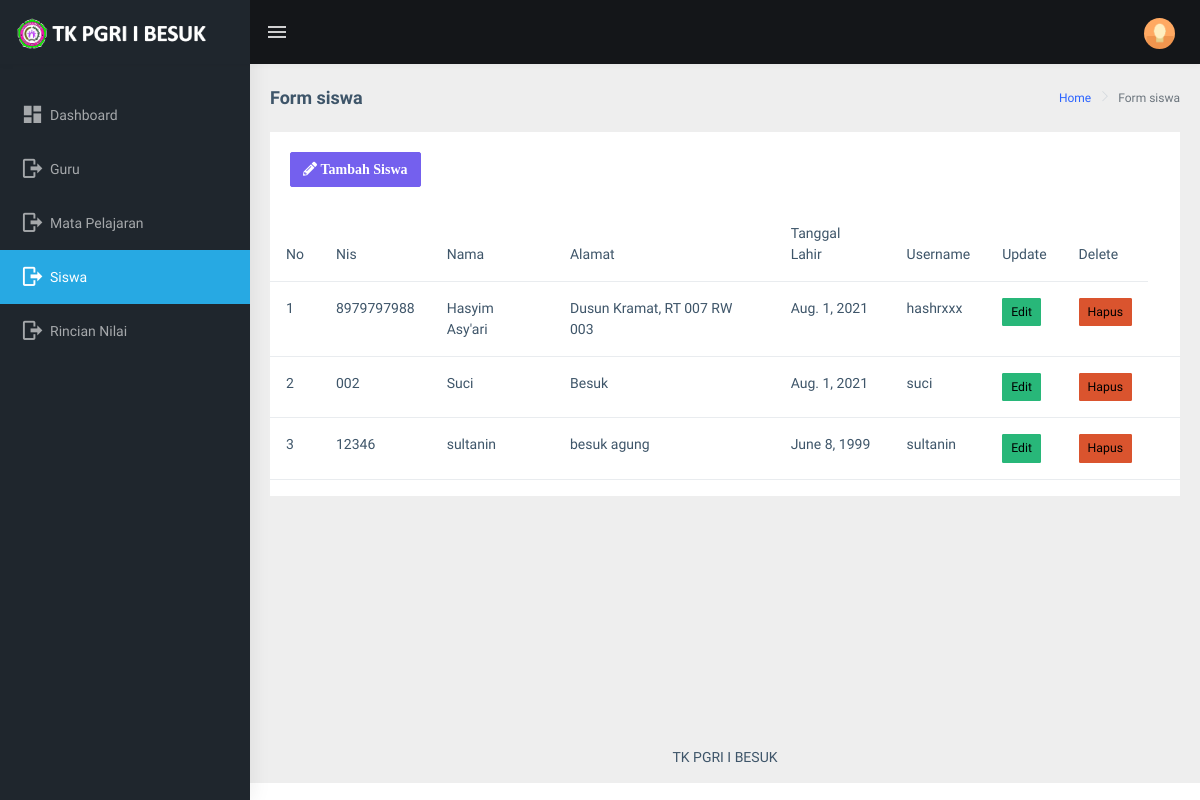
/siswa/ (signed in), run on an earlier commit of the app's database.
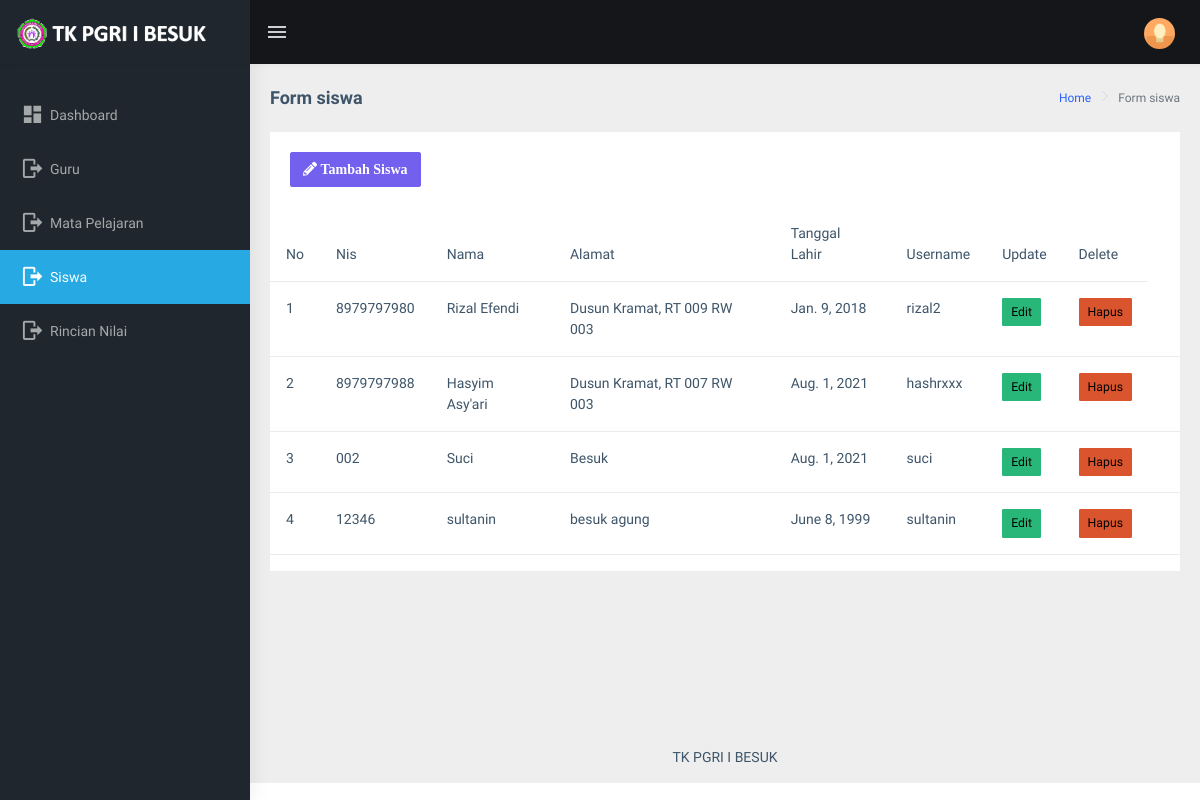
And on a later commit of the database.
### digital/models.py (models this page shows, shortened)
class Siswa(models.Model):
    nis = models.CharField(max_length=200, unique =True, null=True)
    nama = models.CharField(max_length=200, blank=True, null=True)
    alamat = models.CharField(max_length=200, blank=True, null=True)
    tgl_lahir = models.DateField(auto_now=False, auto_now_add=False)
    wali_kelas = models.ForeignKey(Guru, blank=True, null=True, on_delete=models.SET_NULL)
    user = models.OneToOneField(User, blank =True, null=True, on_delete = models.CASCADE)
    class Meta:
        verbose_name_plural = "Siswa"

### digital/decorators.py (the view)
        def perubahan_halaman(request, *args, **kwargs):
            group = None
            if request.user.groups.exists():
                group = request.user.groups.all()[0].name
            if group in yang_diizinkan :
                return fungsi_awal(request, *args, **kwargs)
            if group == 'guru':
                return redirect('nilai')
            else:
                return HttpResponse('<h2><center>Anda Tidak Diijinkan Ke Tampilan ini</center></h2>')

### digital/views.py (called while the page is built)
@login_required(login_url='login')
@ijinkan_pengguna(yang_diizinkan=['admin'])
def siswa(request):
    data = Siswa.objects.order_by('-id')
    context ={
        "menu" : 'Form siswa',
        "page" : 'halaman siswa',
        'datasiswa' : data
    }
    return render(request, 'data/formsiswa.html', context)

### digital/templates/data/formsiswa.html
{% extends "base.html" %}
{% load static %}
{% block content %}
        <div class="page-wrapper">
            <div class="page-breadcrumb">
                <div class="row">
                    <div class="col-12 d-flex no-block align-items-center">
                        <h4 class="page-title">{{menu}}</h4>
                        <div class="ms-auto text-end">
                            <nav aria-label="breadcrumb">
                                <ol class="breadcrumb">
                                    <li class="breadcrumb-item"><a href="#">Home</a></li>
                                    <li class="breadcrumb-item active" aria-current="page">{{menu}}</li>
                                </ol>
                            </nav>
                        </div>
                    </div>
                </div>
            </div>
            <div class="container-fluid">
                 <div class="col-12">
                 <div class="card">
                            <div class="card-body">
                            <a href="{% url 'inputsiswa' %}" type="button" class="btn btn-primary"><i class="fas fa-pencil-alt"> Tambah Siswa</i></a>
                            <br/>
                            </div>
                            <table class="table">
                                <thead>
                                    <tr>
                                        <th scope="col">No</th>
                                        <th scope="col">Nis</th>
                                        <th scope="col">Nama</th>
                                        <th scope="col">Alamat</th>
                                        <th scope="col">Tanggal Lahir</th>
                                        <th scope="col">Username</th>
                                        <th scope="col">Update</th>
                                        <th scope="col">Delete</th>
                                    </tr>
                                </thead>
                                <tbody>
                                {% for s in datasiswa %}
                                 <tr>
                                        <td>{{ forloop.counter }}</td>
                                        <td>{{ s.nis }}</td>
                                        <td>{{ s.nama }}</td>
                                        <td>{{ s.alamat }}</td>
                                        <td>{{ s.tgl_lahir }}</td>
                                        <td>{{ s.user }}</td>
                                        <td><a href="{% url 'updatesiswa' s.id %}" class="btn btn-success btn-sm">Edit</a></td>
                                        <td><a href="{% url 'deletesiswa' s.id %}" class="btn btn-danger btn-sm">Hapus</a}</td>
                                        <td></td>
                                    </tr>
                                {% empty %}
                                <tr>
                                    <td colspan="6" align="center"> Data Masih Kosong</td>
                                </tr>
                                {% endfor %}
                                </tbody>
                            </table>
                        </div>
                 </div>
            </div>
{% endblock content %}

### templates/base.html (shortened to what this page needs)
{% load static %}
<!DOCTYPE html>
<html dir="ltr" lang="en">
<head>
    <link href="{% static 'public/assets/libs/flot/css/float-chart.css' %}" rel="stylesheet">
    <link href="{% static 'public/dist/css/style.min.css' %}" rel="stylesheet">
</head>
<body>
    <div id="main-wrapper" data-layout="vertical" data-navbarbg="skin5" data-sidebartype="full"
        data-sidebar-position="absolute" data-header-position="absolute" data-boxed-layout="full">
        <header class="topbar" data-navbarbg="skin5">
            <nav class="navbar top-navbar navbar-expand-md navbar-dark">
                <div class="navbar-header" data-logobg="skin5">
                    <a class="navbar-brand" href="index.html">
                        <span class="mr-2 logo-text">
                            <img src="{% static 'public/assets/images/logo-text.png'%}" width="200px" alt="homepage" class="light-logo" />
                        </span>
                    </a>
                </div>
                <div class="navbar-collapse collapse" id="navbarSupportedContent" data-navbarbg="skin5">
                    <ul class="navbar-nav float-start me-auto">
                        <li class="nav-item d-none d-lg-block"><a
                                class="nav-link sidebartoggler waves-effect waves-light" href="javascript:void(0)"
                                data-sidebartype="mini-sidebar"><i class="mdi mdi-menu font-24"></i></a></li>
                    </ul>
                    <ul class="navbar-nav float-end">
                        <li class="nav-item dropdown">
                            <a class="nav-link dropdown-toggle text-muted waves-effect waves-dark pro-pic" href="#" id="navbarDropdown" role="button" data-bs-toggle="dropdown" aria-expanded="false">
                                <img src="{% static 'public/assets/images/users/1.jpg' %}" alt="user" class="rounded-circle" width="31">
                            </a>
                        </li>
                    </ul>
                </div>
            </nav>
        </header>
        {% include "navbar.html" %}
        {% block content %}
        {% endblock content %}
<footer class="footer text-center">
                TK PGRI I BESUK
            </footer>
        </div>
    </div>
</body>
</html>

### templates/navbar.html (shortened to what this page needs)
{% load static %}
<aside class="left-sidebar" data-sidebarbg="skin5">
    <div class="scroll-sidebar">
        <nav class="sidebar-nav">
            <ul id="sidebarnav" class="pt-4">
                {% if user.groups.first.name == "admin" %}
                <li class="sidebar-item"> <a class="sidebar-link waves-effect waves-dark sidebar-link"
                        href="{% url 'beranda' %}" aria-expanded="false"><i class="mdi mdi-view-dashboard"></i><span
                            class="hide-menu">Dashboard</span></a>
                </li>
                <li class="sidebar-item"> <a class="sidebar-link waves-effect waves-dark sidebar-link"
                    href="{% url 'guru' %}" aria-expanded="false"><i class="mdi mdi-logout"></i><span
                        class="hide-menu">Guru</span></a>
                </li>
                <li class="sidebar-item"> <a class="sidebar-link waves-effect waves-dark sidebar-link"
                    href="{% url 'mapel' %}" aria-expanded="false"><i class="mdi mdi-logout"></i><span
                        class="hide-menu">Mata Pelajaran</span></a>
                </li>
                <li class="sidebar-item"> <a class="sidebar-link waves-effect waves-dark sidebar-link"
                    href="{% url 'siswa' %}" aria-expanded="false"><i class="mdi mdi-logout"></i><span
                        class="hide-menu">Siswa</span></a>
                </li>
                <li class="sidebar-item"> <a class="sidebar-link waves-effect waves-dark sidebar-link"
                    href="{% url 'rinciannilai' %}" aria-expanded="false"><i class="mdi mdi-logout"></i><span
                        class="hide-menu">Rincian Nilai</span></a>
                    </li>
                {% endif %}
            </ul>
        </nav>
    </div>
</aside>

What changed in the data, as far as the page shows it:
added Siswa: nis "8979797980", nama "Rizal Efendi", alamat "Dusun Kramat, RT 009 RW 003", tgl_lahir "Jan. 9, 2018", user "rizal2"
